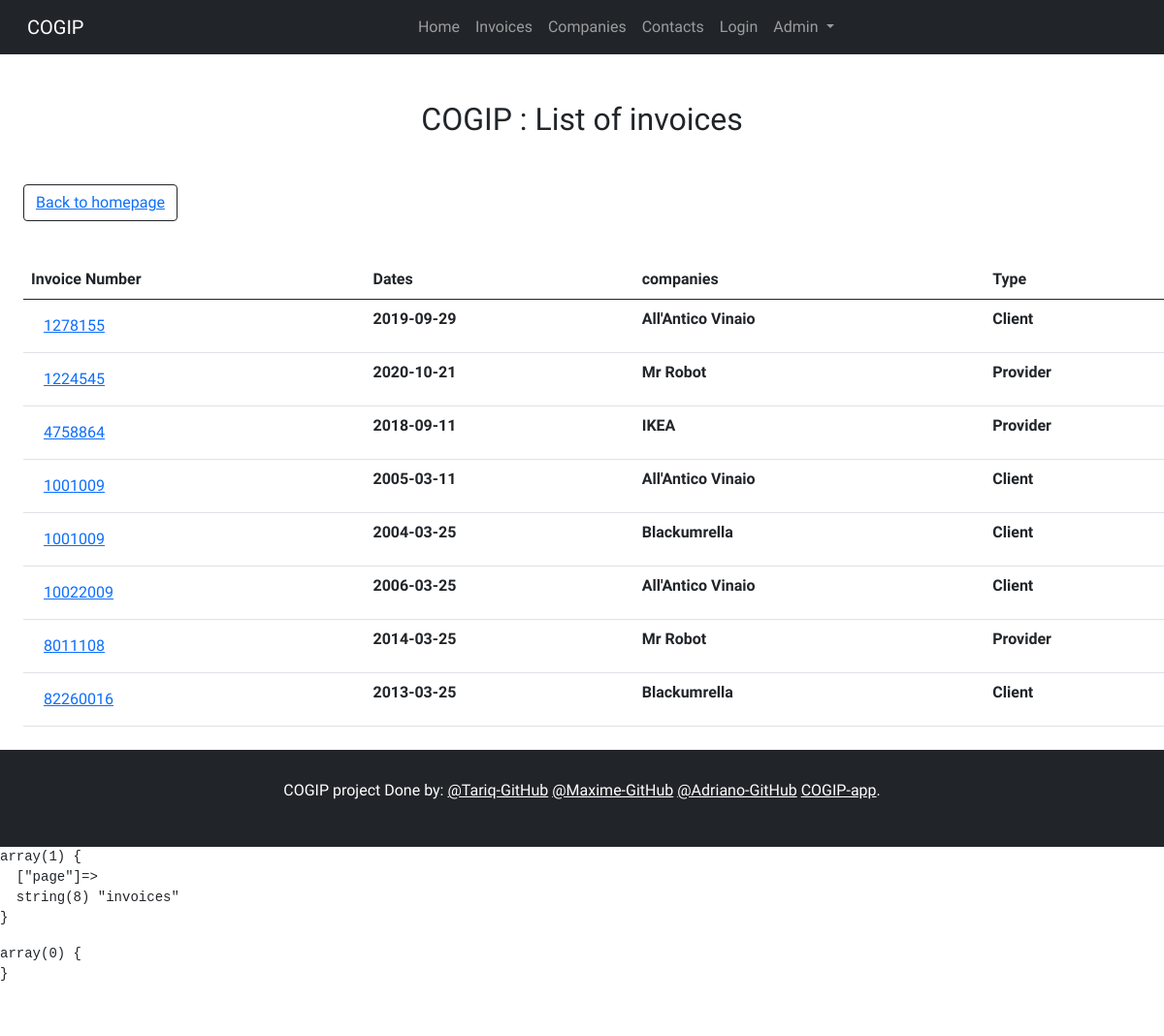
The app's page /?page=invoices, older data.
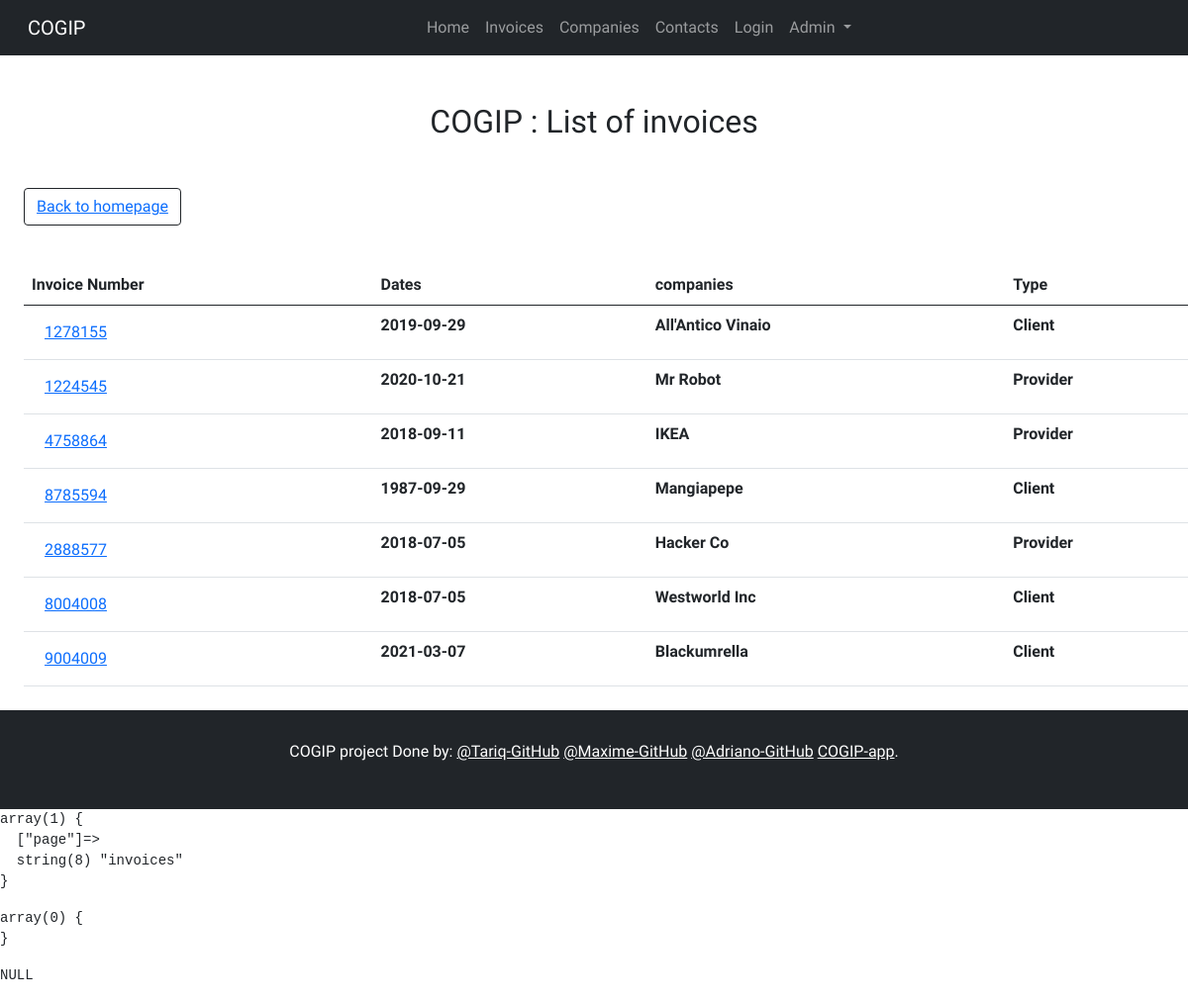
The same page, newer data.
### tables this page shows
CREATE TABLE `invoices` (
  `invoice_id` int(20) NOT NULL,
  `invoice_number` int(100) NOT NULL,
  `invoice_date` date NOT NULL,
  `company_id` int(50) NOT NULL,
  `employee_id` int(50) NOT NULL
);

CREATE TABLE `companies` (
  `company_id` int(20) NOT NULL,
  `company_name` varchar(255) NOT NULL,
  `country` varchar(255) NOT NULL,
  `VAT_number` int(11) NOT NULL,
  `type_id` int(50) NOT NULL
);

CREATE TABLE `type_of_company` (
  `type_id` int(20) NOT NULL,
  `company_type` varchar(255) DEFAULT NULL
);

### src/controller/InvoicesController.php (called while the page is built)
<?php
require_once('./Model/InvoicesManager.php');
class InvoicesController
{
public function render(){
  $invoices = new InvoicesManager();
  require('./view/Invoices.php');
}
}

### src/model/InvoicesManager.php (called while the page is built, shortened)
<?php
class InvoicesManager extends Manager
{
  public function displayInvoice()
  {
    $db = $this->connectDb();
    try {
      $response = $db->prepare("SELECT * FROM invoices i
    INNER JOIN companies c
    ON c.company_id = i.company_id
    INNER JOIN type_of_company t
    ON t.type_id=c.type_id");
      $response->execute();
    } catch (Exception $e) {
      echo $e->getMessage();
      exit();
    }
    return $response;
  }
}

### src/view/Invoices.php (the view, shortened to what this page needs)
<?php require_once "include/header.php";?>
    <section>
        <h2 class="my-5 d-flex justify-content-center">COGIP : List of invoices</h2>
        <p class="fs-6 mx-4 btn btn-outline-dark"><a href="../"> Back to homepage</a> </p>
        <table class="my-4 table mx-4">
          <thead>
            <tr>
              <th scope="col">Invoice Number</th>
              <th scope="col">Dates</th>
              <th scope="col">companies</th>
              <th scope="col">Type</th>
            </tr>
          </thead>
          <tr>
            <?php foreach ($invoices->displayInvoice() as $invoice) : ?>
              <form method="POST" action= "">
                  <th><button type="submit" class="btn btn-link"  name="invoice"><?= $invoice['invoice_number'] ?></button></th>
                </form>
                  <th><?= $invoice['invoice_date'] ?></th>
                  <th><?= $invoice['company_name']?></th>
                  <th><?= $invoice['company_type']?></th>
          </tr>
          <?php endforeach ?>
        </table>
    </section>
<?php require_once "include/footer.php"; ?>

Row changes from the older to the newer data that the page shows:
removed invoices: invoice_number "1001009", invoice_date "2005-03-11", company.company_name "All'Antico Vinaio", type_of_company.company_type "Client"
removed invoices: invoice_number "1001009", invoice_date "2004-03-25", company.company_name "Blackumrella", type_of_company.company_type "Client"
removed invoices: invoice_number "10022009", invoice_date "2006-03-25", company.company_name "All'Antico Vinaio", type_of_company.company_type "Client"
removed invoices: invoice_number "8011108", invoice_date "2014-03-25", company.company_name "Mr Robot", type_of_company.company_type "Provider"
removed invoices: invoice_number "82260016", invoice_date "2013-03-25", company.company_name "Blackumrella", type_of_company.company_type "Client"
added invoices: invoice_number "8785594", invoice_date "1987-09-29", company.company_name "Mangiapepe", type_of_company.company_type "Client"
added invoices: invoice_number "2888577", invoice_date "2018-07-05", company.company_name "Hacker Co", type_of_company.company_type "Provider"
added invoices: invoice_number "8004008", invoice_date "2018-07-05", company.company_name "Westworld Inc", type_of_company.company_type "Client"
added invoices: invoice_number "9004009", invoice_date "2021-03-07", company.company_name "Blackumrella", type_of_company.company_type "Client"
Text that changed along with them:
text no longer shown: "array(1) { [\"page\"]=> string(8) \"invoices\" } array(0) { }"
text now shown: "array(1) { [\"page\"]=> string(8) \"invoices\" } array(0) { } NULL"
